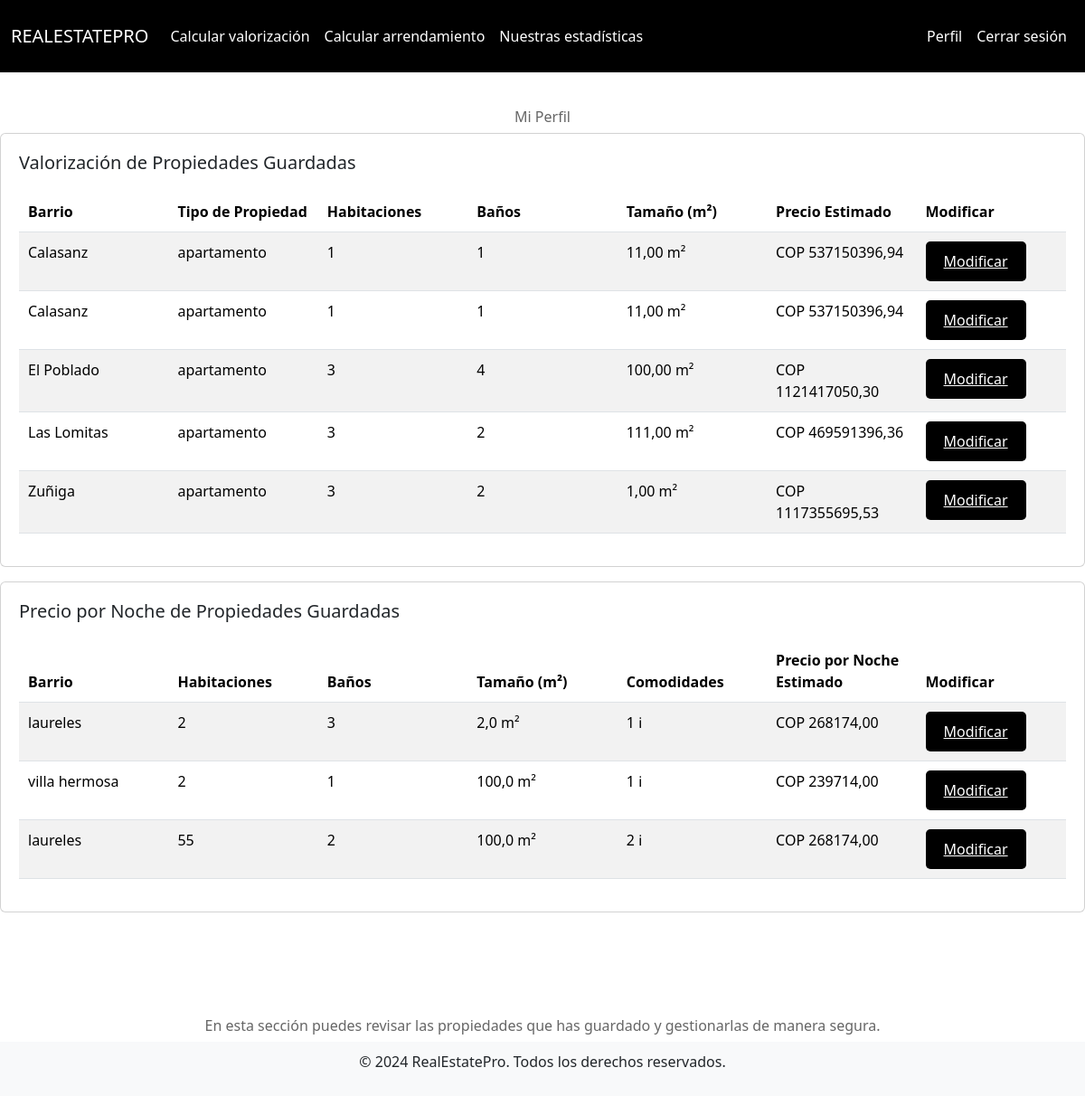
The page /users/profile/ (signed in) on the database its author committed.
### valorizacion/models.py (models this page shows, shortened)
class Property(models.Model):
    user = models.ForeignKey(User, on_delete=models.CASCADE)  # Relates the property to the user
    neighbourhood = models.CharField(max_length=100)
    direccion = models.CharField(max_length=255)
    type = models.CharField(max_length=50)
    num_rooms = models.IntegerField()
    num_banos = models.IntegerField()
    size = models.DecimalField(max_digits=10, decimal_places=2)
    price_administration = models.DecimalField(max_digits=10, decimal_places=2, null=True, blank=True)
    age = models.IntegerField()
    garajes = models.IntegerField()
    stratum = models.IntegerField()
    estimated_price = models.DecimalField(max_digits=12, decimal_places=2, null=True, blank=True)

### arrendamiento/models.py (models this page shows, shortened)
class RentalProperty(models.Model):
    user = models.ForeignKey(User, on_delete=models.CASCADE)
    neighbourhood = models.CharField(max_length=255)
    type = models.CharField(max_length=255)
    num_rooms = models.IntegerField()
    num_banos = models.IntegerField()
    size = models.FloatField()
    age = models.IntegerField()
    wifi = models.BooleanField(default=False)
    air_conditioner = models.BooleanField(default=False)
    balcony = models.BooleanField(default=False)
    terrace = models.BooleanField(default=False)
    garden = models.BooleanField(default=False)
    pool = models.BooleanField(default=False)
    heater = models.BooleanField(default=False)
    washing_machine = models.BooleanField(default=False)
    dryer = models.BooleanField(default=False)
    chimney = models.BooleanField(default=False)
    jacuzzi = models.BooleanField(default=False)
    sauna = models.BooleanField(default=False)
    board_games = models.BooleanField(default=False)
    parking = models.BooleanField(default=False)
    price_per_night = models.DecimalField(max_digits=10, decimal_places=2)

### users/views.py (the view)
# urls.py: path('profile/', views.profile_view, name='profile'),
def profile_view(request):
    properties = Property.objects.filter(user=request.user)
    rental_properties = RentalProperty.objects.filter(user=request.user)
    for rental_property in rental_properties:
        rental_property.amenities_count = sum([
            rental_property.wifi,
            rental_property.air_conditioner,
            rental_property.balcony,
            rental_property.terrace,
            rental_property.garden,
            rental_property.pool,
            rental_property.heater,
            rental_property.washing_machine,
            rental_property.dryer,
            rental_property.chimney,
            rental_property.jacuzzi,
            rental_property.sauna,
            rental_property.board_games,
            rental_property.parking
        ])
    return render(request, "profile.html", {
        "properties": properties,
        'rental_properties': rental_properties
                                            })

### users/templates/profile.html (shortened to what this page needs)
{% extends 'layout.html' %}
{% load static %}
{% block content %}
{% block extra_css %}
<link rel="stylesheet" href="{% static 'styles/profile.css' %}">
{% endblock extra_css %}
<div class="content">
    <h3 class="profile_message">Mi Perfil</h3>
    <div class="mb-3 card">
        <div class="card-body">
            <h5>Valorización de Propiedades Guardadas</h5>
            {% if properties %}
                <table class="table table-striped">
                    <thead>
                        <tr>
                            <th>Barrio</th>
                            <th>Tipo de Propiedad</th>
                            <th>Habitaciones</th>
                            <th>Baños</th>
                            <th>Tamaño (m²)</th>
                            <th>Precio Estimado</th>
                            <th>Modificar </th>
                        </tr>
                    </thead>
                    <tbody>
                        {% for property in properties %}
                        <tr>
                            <td>{{ property.neighbourhood }}</td>
                            <td>{{ property.type }}</td>
                            <td>{{ property.num_rooms }}</td>
                            <td>{{ property.num_banos }}</td>
                            <td>{{ property.size }} m²</td>
                            <td>COP {{ property.estimated_price }}</td>
                            <td>
                                <a href="{% url 'edit_property' property.id %}" class="modify-btn">Modificar</a>
                            </td>
                        </tr>
                        {% endfor %}
                    </tbody>
                </table>
            {% else %}
                <p>No tienes propiedades guardadas para cálculo de valorización todavía.</p>
            {% endif %}
        </div>
    </div>
    <div class="mb-3 card">
        <div class="card-body">
            <h5>Precio por Noche de Propiedades Guardadas</h5>
            {% if rental_properties %}
                <table class="table table-striped">
                    <thead>
                        <tr>
                            <th>Barrio</th>
                            <th>Habitaciones</th>
                            <th>Baños</th>
                            <th>Tamaño (m²)</th>
                            <th>Comodidades</th>
                            <th>Precio por Noche Estimado</th>
                            <th>Modificar</th>
                        </tr>
                    </thead>
                    <tbody>
                        {% for rental_property in rental_properties %}
                        <tr>
                            <td>{{ rental_property.neighbourhood }}</td>
                            <td>{{ rental_property.num_rooms }}</td>
                            <td>{{ rental_property.num_banos }}</td>
                            <td>{{ rental_property.size }} m²</td>
                            <td>
                                {{ rental_property.amenities_count }}
                                <span class="tooltip-icon"> ℹ
                                </span>
                            </td>
                            <td>COP {{ rental_property.price_per_night }}</td>
                            <td>
                                <a href="{% url 'edit_rental_property' rental_property.id %}" class="modify-btn">Modificar</a>
                            </td>
                        </tr>
                        {% endfor %}
                    </tbody>
                </table>
            {% else %}
                <p>No tienes propiedades guardadas para cálculo de precio por noche todavía.</p>
            {% endif %}
        </div>
    </div>
</div>
<h6 class="profile_message">En esta sección puedes revisar las propiedades que has guardado y gestionarlas de manera segura.</h6>
{% endblock %}

### users/static/styles/profile.css (style rules this page uses)
.profile_message { text-align: center; font-size: 24px; margin-top: 20px; }
.table { width: 100%; margin-top: 20px; }
.table th, .table td { text-align: left; padding: 10px; }
.table-striped tbody tr:nth-of-type(odd) { background-color: #f9f9f9; }
.card-body { padding: 20px; }
.profile_message { margin-top: 40px; text-align: center; font-size: 16px; color: #666; }
.modify-btn { background-color: black; color: white; padding: 10px 20px; font-size: 16px; cursor: pointer; text-decoration: none; display: inline-block; border-radius: 5px; text-decoration: underline; }
table th, table td { width: 14%; text-align: left; }
.tooltip-icon { position: relative; display: inline-block; cursor: pointer; }

### rows shown on the page
Property: neighbourhood "Calasanz", type "apartamento", num_rooms "1", num_banos "1", size "11,00", estimated_price "537150396,94"
Property: neighbourhood "Calasanz", type "apartamento", num_rooms "1", num_banos "1", size "11,00", estimated_price "537150396,94"
Property: neighbourhood "El Poblado", type "apartamento", num_rooms "3", num_banos "4", size "100,00", estimated_price "1121417050,30"
Property: neighbourhood "Las Lomitas", type "apartamento", num_rooms "3", num_banos "2", size "111,00", estimated_price "469591396,36"
Property: neighbourhood "Zuñiga", type "apartamento", num_rooms "3", num_banos "2", size "1,00", estimated_price "1117355695,53"
RentalProperty: neighbourhood "laureles", num_rooms "2", num_banos "3", size "2,0", amenities_count "1", price_per_night "268174,00"
RentalProperty: neighbourhood "villa hermosa", num_rooms "2", num_banos "1", size "100,0", amenities_count "1", price_per_night "239714,00"
RentalProperty: neighbourhood "laureles", num_rooms "55", num_banos "2", size "100,0", amenities_count "2", price_per_night "268174,00"
